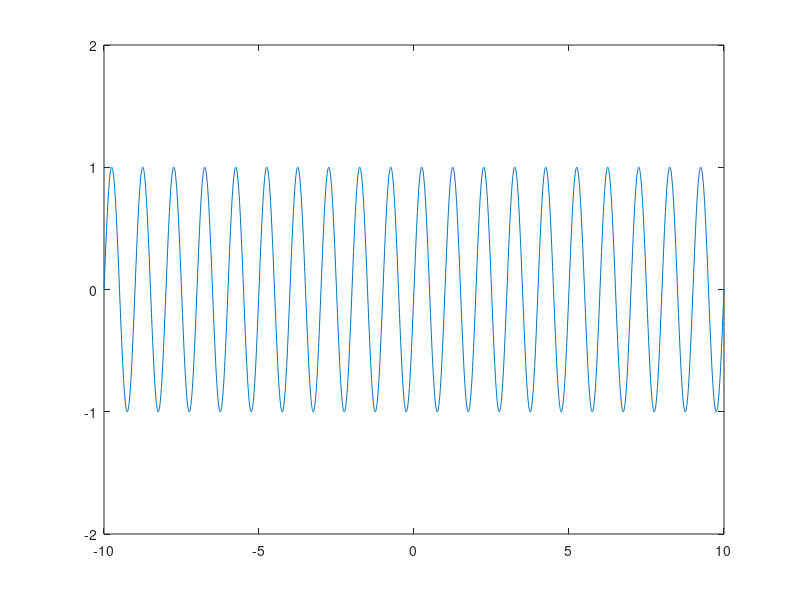

Recreate this plot in MATLAB. (Note: this script raises an error after producing the figure.)
% This time we will look at functions to get input from various sources.
% One is the keyboard and one is the mouse.

% To get input from the keyboard, we can use the matlab function input.
% Use doc input to see the manual page.

doc input

% To get numerical data from the keyboard, use the function call

evalResponse = input('Please enter a number: ');

% Matlab will display a prompt with the text you've entered as a string as
% the input argument to input. When you type a number and press enter that
% value will be stored in evalResponse. You should see it in the
% workspace.

% Please note that this form works for a matrix as well. Try it again with
% input like [12,13,14].

evalResponse = input('Please enter a matrix: ');

% Matlab will automatically recognize the data as a matrix that you have
% entered and store it in the function's output arg, i.e. evalResponse.

% To get string input from the keyboard, a slightly different form of the
% function call for input is required. There is a second input argument
% which is the string 's' indicating to matlab to interpret the input as a
% string, not numerical.

% Please try the function call below and type your name.

yourname = input('Please type your full name, for the record: ', 's');

% Try it again and enter a number instead of letters. Look in the
% workspace. The output variable is still created and no error is
% generated, but the input is interpreted as a string, i.e. the
% numbers entered are stored as characters and not numerical data.

yourname = input('Please type your full name, for the record: ', 's');

% You can use the built-in function called isempty to see if the user
% responded with something. Try the following.

reply = input('Do you want more? Y/N [Y]: ', 's');
if isempty(reply)
    reply = 'Y';
end

% If you try the above lines of code for several inputs, you will find
% whatever you type at the prompt is stored in the output arg of input as a
% string variable. However if you press enter without typing a string,  
% the reply is automatically set to 'Y'.

% Please note that this is one of the drawbacks of asking for keyboard input
% instead of assigning variables values in the code. You must check the
% input to see if it makes sense.


% 1. Write some code to prompt the user for input. You want numerical
% input. Check to see if the user has given you a number in the range of
% -10 to +10. Display a warning if the input is invalid.

val=input('Please enter a value between -10 & +10: ');
if (val < -10) || (val >10)
    disp('Warning, value out of range')
end

% Bonus: use a while loop to re-prompt the user for input if it is out of
% range.

val=input('Please enter a value between -10 & +10: ');
while (val < -10) || (val >10)
    disp('Warning, value out of range, please try again')
    val=input('Please enter a value between -10 & +10: ');
end


% The function ginput allows you to get input from the mouse about the x
% position in a figure.

% Let's make a simple plot of a sin wave.

x=-10:.01:10;
figure;plot(x,sin(2*pi*x));

% Set the axes so we can clearly see the mins and maxes in the figure
% window.

axis([-10 10 -2 2]);

% Now use ginput to allow you to click on 5 of the maxes and store them in
% varaibles.

[x,y] = ginput(5);


% 2. Load in the microglia image in cell.tif. Use the ginput function to store
% the position of the cell body.

img=imread('cell.tif');
figure;imagesc(img)

[x,y]=ginput(1)

% Bonus stuff:

npolys = input('Please enter a number of ploygons: ');
s=size(img);
cell_mask=zeros(s(1),s(2),npolys);

for i=1:npolys
    cell_mask(:,:,i)=roipoly;
end

figure;imshow(cell_mask)

